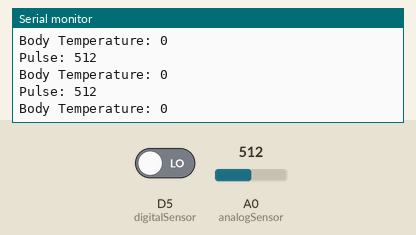
Bench run of a sketch on a simulated ESP8266 (NodeMCU). Shown: the last lines printed to the serial monitor. The inputs (shaded band) are chosen by the test bench; at power-on: A0 (analogSensor) = 512, D5 (digitalSensor) LOW. WiFi joins after 1.5 s; servers stay silent unless stated.

Above: at 3.0 s.
3.1 s: A0 (analogSensor) set to 716
At 3.12 s:
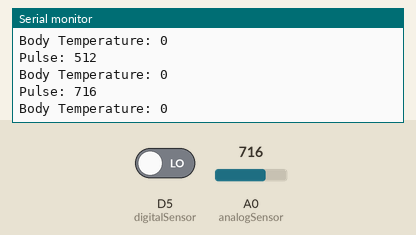
4.6 s: D5 (digitalSensor) driven HIGH
At 4.64 s:
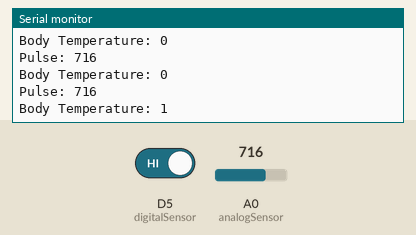
6.1 s: A0 (analogSensor) set to 900
At 6.16 s:
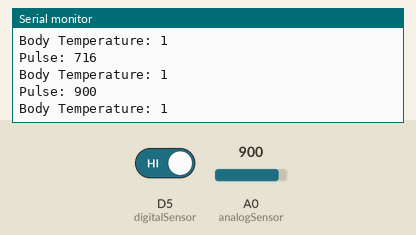
Timing chart, 0 to 9.1 s (numbered marks = the images above; inputs shaded):
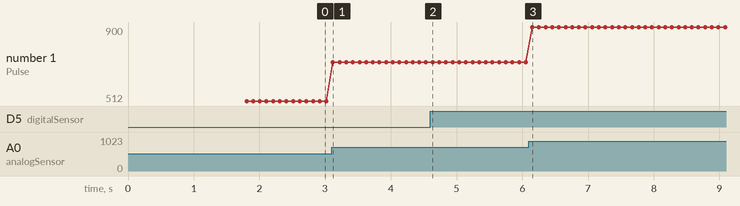

The sketch:

Health_System.ino
```cpp
#define BLYNK_TEMPLATE_ID ""
#define BLYNK_TEMPLATE_NAME "Health Monitor"
#define BLYNK_AUTH_TOKEN "-"


#include <ESP8266WiFi.h>
#include <BlynkSimpleEsp8266.h>

char auth[ ] = "R3X_Cx_TRQnRVTOxoF03-O_HqvOxhoy1";
char ssid[ ] = "Health";
char pass[ ] = "Health123";

long analogSensor = A0;
int digitalSensor = D5;


void setup() {
  // put your setup code here, to run once:
  pinMode(digitalSensor, INPUT);
  pinMode(analogSensor, INPUT);
  Blynk.begin(auth, ssid, pass);
}

void loop() {
  Blynk.run();
  // put your main code here, to run repeatedly:
  int pulseSensor =  analogRead(analogSensor);
  int tempSensor =  digitalRead(digitalSensor);

  Serial.print("Pulse: ");
  Serial.println(pulseSensor);
  Serial.print("Body Temperature: ");
  Serial.println(tempSensor);

  Blynk.virtualWrite(V0, pulseSensor);
  Blynk.virtualWrite(V1, tempSensor);
  delay(100);
}
```

Measured:
- after the input at 3.1 s, the serial monitor: prints a new line at once (image 1)
- after the input at 4.6 s, the serial monitor: prints a new line at once (image 2)
- after the input at 6.1 s, the serial monitor: prints a new line after 0.05 s (image 3)
- plotted number 1: 512 → 716 after the input at 3.1 s, 716 → 900 after the input at 6.1 s
